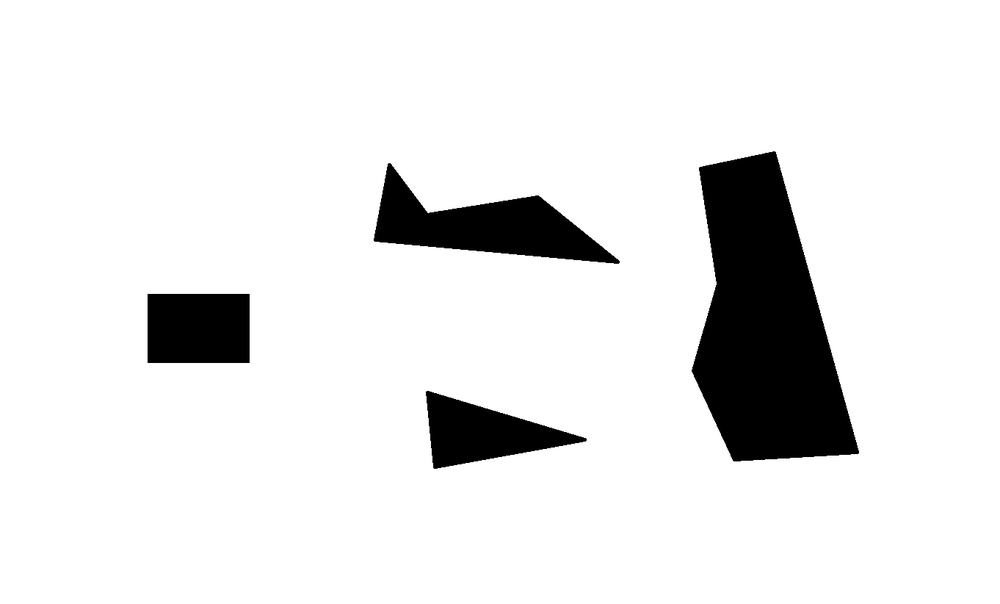
#> input picture Distance transform/paperPhoto2021031918372826.bmp, 1000 x 604 px, shrunk from 1362 x 822 before the run
$ python distance_transform.py
#> lines starting #> are read from the running program, lines starting #| are printed output that depends on the picture; after the words box and inside, x2 and y2 are one past the last pixel; in counts of white or black regions, pixels touching at a corner belong together
"""
Conduct a distance transform
for the following obstacle image.
"""

from PIL import Image
import numpy as np
import matplotlib.pyplot as plt

# 1. read image

img = Image.open('paperPhoto2021031918372826.bmp').convert('L')
gray_img = gray_img = np.array(img)

plt.figure(1)
plt.imshow(gray_img, cmap='gray')
plt.show()

# 2. make distance metrics

def De(a,b):

    r_square = (a[0]-b[0])**2
    c_square = (a[1]-b[1])**2

    return (r_square+c_square)**0.5

def D4(a,b):

    r_abs = abs(a[0]-b[0])
    c_abs = abs(a[1]-b[1])

    return r_abs+c_abs

def D8(a,b):

    r_abs = abs(a[0]-b[0])
    c_abs = abs(a[1]-b[1])

    return max(r_abs,c_abs)

def D(D_type=D4):

    result_D = np.zeros((3,3))

    for i in range(3):
        for j in range(3):
            result_D[i,j] = D_type([i,j],[1,1])

    return result_D


# 3. Conduct a distance transform for the following obstacle image

def distance_transform(gray_img, D_type=D4):

    al = np.array([[1,1,0],
                   [1,0,0],
                   [1,0,0]])

    br = np.array([[0,0,1],
                   [0,0,1],
                   [0,1,1]])

    # 1
    row, col = gray_img.shape
#> row = 604; col = 1000
    N_max = row+col
#> N_max = 1604
    F = np.zeros_like(gray_img, dtype='float64')
    F[gray_img==0] = N_max
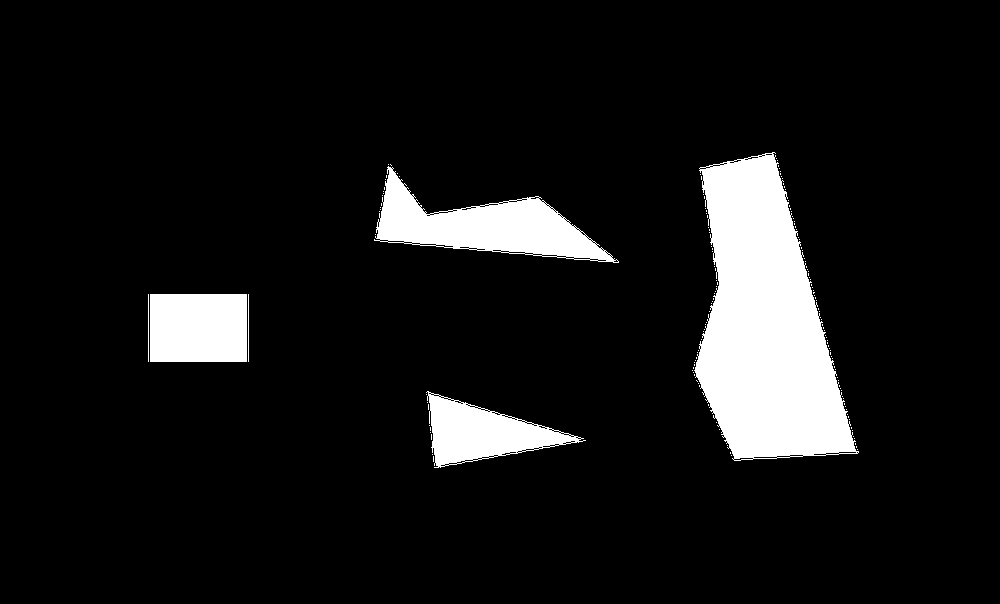
#> F: shape (604, 1000) float64; values 0 (black) and 1604 (white), 9% white; 158 white regions (152 under 20 px), largest, box (x1, y1, x2, y2) and area: (694, 152, 859, 461) 31775, (374, 166, 619, 263) 9811, (150, 294, 247, 362) 6596, (426, 391, 586, 468) 5764, (148, 294, 149, 362) 68, (248, 294, 249, 362) 68

    while(True):
        # 2
        for r in range(1,row-1):
            for c in range(1,col-1):
                df = ( D(D_type)+F[r-1:r+2,c-1:c+2] )*al
                df[1,1] = F[r,c]
                F[r,c] = np.min(df[np.nonzero(df)])
        # 3
        for r in reversed(range(1,row-1)):
            for c in reversed(range(1,col-1)):
                df = ( D(D_type)+F[r-1:r+2,c-1:c+2] )*br
                df[1,1] = F[r,c]
                F[r,c] = np.min(df[np.nonzero(df)])
        # 4
        if np.any(F!=N_max):
            break
#> F: shape (604, 1000) float64; 3.6% of pixels changed, all inside (x1, y1, x2, y2) = (1, 1, 999, 23)

    return F

#> (the run stopped early here; a loop or call above may not have finished)
